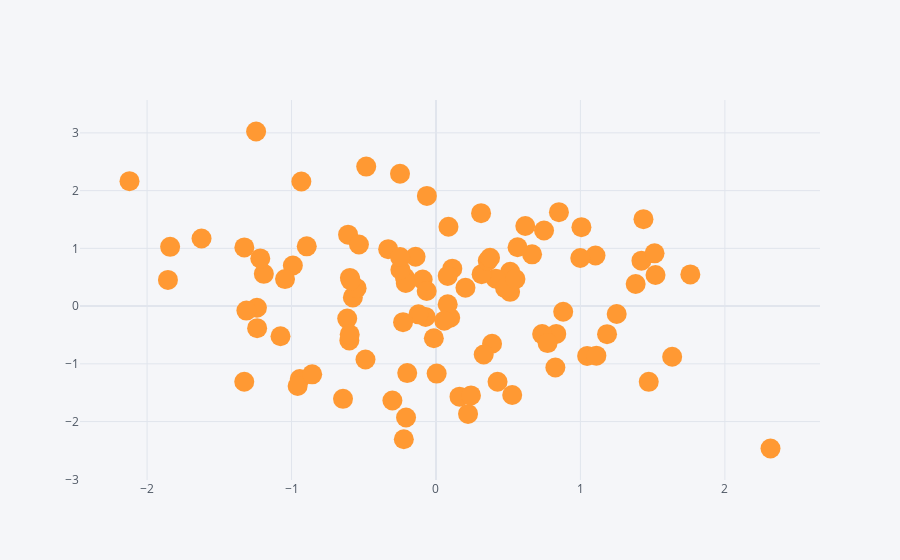

Source (notebook cell):
### Code cell
df.iplot(kind='scatter',x='A',y='B', mode='markers', size=20)
